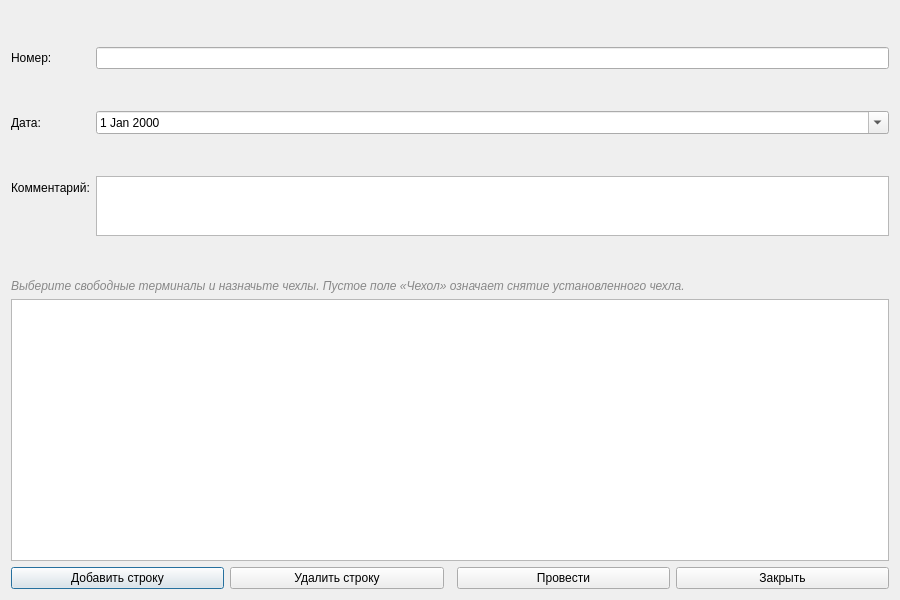
<?xml version="1.0" encoding="UTF-8"?>
<ui version="4.0">
    <class>CaseInstallForm</class>
    <widget class="QDialog" name="CaseInstallForm">
        <property name="geometry">
            <rect><x>0</x><y>0</y><width>900</width><height>600</height></rect>
        </property>
        <property name="windowTitle">
            <string>Form</string>
        </property>
        <layout class="QVBoxLayout" name="verticalLayout">
            <item>
                <layout class="QFormLayout" name="formLayout">
                    <item row="0" column="0"><widget class="QLabel" name="label_2"><property name="text"><string>Номер:</string></property></widget></item>
                    <item row="0" column="1"><widget class="QLineEdit" name="lineEditNumber"/></item>
                    <item row="1" column="0"><widget class="QLabel" name="label_3"><property name="text"><string>Дата:</string></property></widget></item>
                    <item row="1" column="1"><widget class="QDateEdit" name="dateEdit"><property name="calendarPopup"><bool>true</bool></property></widget></item>
                    <item row="2" column="0"><widget class="QLabel" name="label_4"><property name="text"><string>Комментарий:</string></property></widget></item>
                    <item row="2" column="1"><widget class="QTextEdit" name="textEditComment"><property name="maximumSize"><size><width>16777215</width><height>60</height></size></property></widget></item>
                </layout>
            </item>
            <item>
                <widget class="QLabel" name="labelHint">
                    <property name="text">
                        <string>Выберите свободные терминалы и назначьте чехлы. Пустое поле «Чехол» означает снятие установленного чехла.</string>
                    </property>
                    <property name="styleSheet">
                        <string>QLabel { color: #888; font-style: italic; }</string>
                    </property>
                </widget>
            </item>
            <item>
                <widget class="QTableView" name="tableView">
                    <property name="alternatingRowColors"><bool>true</bool></property>
                </widget>
            </item>
            <item>
                <layout class="QHBoxLayout" name="horizontalLayout">
                    <item><widget class="QPushButton" name="btnAddRow"><property name="text"><string>Добавить строку</string></property></widget></item>
                    <item><widget class="QPushButton" name="btnDeleteRow"><property name="text"><string>Удалить строку</string></property></widget></item>
                    <item><spacer name="horizontalSpacer"><property name="orientation"><enum>Qt::Horizontal</enum></property></spacer></item>
                    <item><widget class="QPushButton" name="btnPost"><property name="text"><string>Провести</string></property></widget></item>
                    <item><widget class="QPushButton" name="btnClose"><property name="text"><string>Закрыть</string></property></widget></item>
                </layout>
            </item>
        </layout>
    </widget>
    <resources/>
    <connections/>
</ui>
